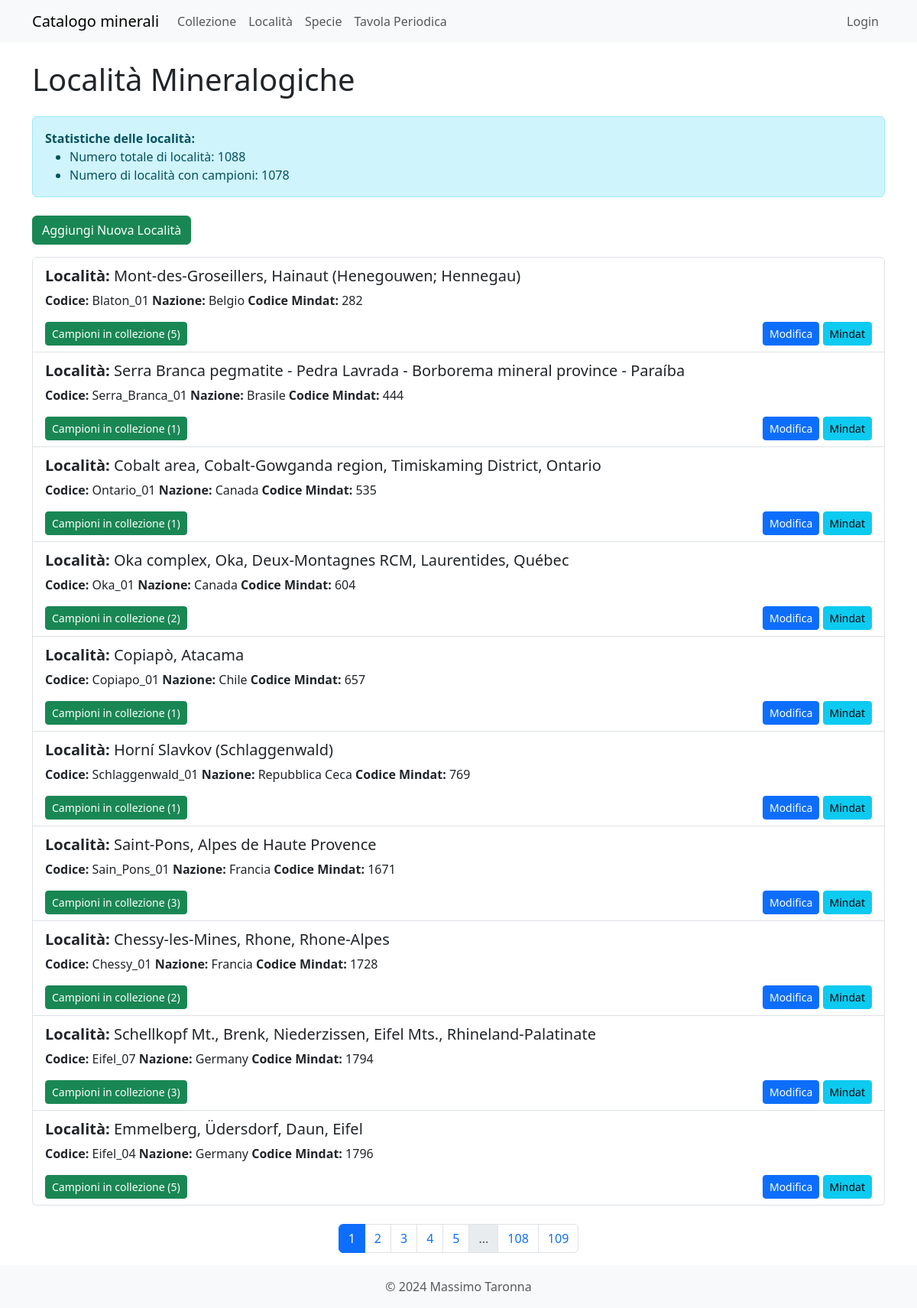
/localita, run on the app's committed database.
### models.py (models this page shows)
class Localita(db.Model, SerializerMixin):
    id = db.Column(db.Integer, primary_key=True)
    cod_loc = db.Column(db.String(100), unique=True, nullable=False)
    cava_min = db.Column(db.String(255))
    loc_monte = db.Column(db.String(255))
    valle = db.Column(db.String(50))
    comune = db.Column(db.String(50))
    distr_pref = db.Column(db.String(50))
    provincia = db.Column(db.String(50))
    regione = db.Column(db.String(50))
    dipartimento = db.Column(db.String(50))
    stato = db.Column(db.String(50))
    nazione = db.Column(db.String(100))
    note = db.Column(db.Text)
    cod_mindat = db.Column(db.Integer)
    collezione = db.relationship('Collezione', backref='localita', lazy='dynamic')
    serialize_rules = ('-collezione',)

### app.py (the view)
@app.route('/localita')
def localita():
    page = request.args.get('page', 1, type=int)
    per_page = 10  # Numero di località per pagina
    pagination = Localita.query.order_by(Localita.cava_min).paginate(page=page, per_page=per_page, error_out=False)
    items = pagination.items
    total_localita = Localita.query.count()
    localita_con_campioni = db.session.query(Localita.id).join(Collezione).group_by(Localita.id).count()
    return render_template('localita.html',
                           items=items,
                           pagination=pagination,
                           total_localita=total_localita,
                           localita_con_campioni=localita_con_campioni)

### app.py (called while the page is built, shortened)
@app.before_request
def create_admin_user():
    global is_first_request

@app.context_processor
def inject_specie_valide():
    specie_valide_count = db.session.query(func.count(func.distinct(Collezione.specie_id))).filter(Collezione.specie_id.isnot(None)).scalar()
    return {'specie_valide': specie_valide_count}

### templates/localita.html (shortened to what this page needs)
{% extends "base.html" %}
{% block content %}
<h1 class="mb-4">Località Mineralogiche</h1>
<div class="alert alert-info mb-4">
    <strong>Statistiche delle località:</strong>
    <ul class="mb-0">
        <li>Numero totale di località: {{ total_localita }}</li>
        <li>Numero di località con campioni: {{ localita_con_campioni }}</li>
    </ul>
</div>
<a href="{{ url_for('new_localita') }}" class="btn btn-success mb-3">Aggiungi Nuova Località</a>
<div class="list-group">
    {% for localita in items %}
    <div class="list-group-item">
        <p class="mb-1">
            <h5><strong>Località:</strong> {{ localita.loc_monte }}<br></h5>
            <strong>Codice:</strong> {{ localita.cod_loc }}
            <strong>Nazione:</strong> {{ localita.nazione }}
            <strong>Codice Mindat:</strong> {{ localita.cod_mindat }}
        </p>
        <div class="d-flex justify-content-between align-items-center mt-3">
            <button class="btn btn-success btn-sm" type="button" data-bs-toggle="collapse" data-bs-target="#campioni{{ localita.id }}">
                Campioni in collezione ({{ localita.collezione.count() }})
            </button>
            <div>
                <a href="{{ url_for('edit_localita', id=localita.id) }}" class="btn btn-primary btn-sm">Modifica</a>
                {% if localita.cod_mindat %}
                <a href="https://www.mindat.org/loc-{{ localita.cod_mindat }}.html" class="btn btn-info btn-sm" target="_blank">Mindat</a>
                {% endif %}
            </div>
        </div>
    </div>
    {% endfor %}
</div>
{% if pagination %}
<nav aria-label="Page navigation" class="mt-4">
    <ul class="pagination justify-content-center">
        {% for page in pagination.iter_pages() %}
            {% if page %}
                <li class="page-item {{ 'active' if page == pagination.page else '' }}">
                    <a class="page-link" href="{{ url_for('localita', page=page) }}">{{ page }}</a>
                </li>
            {% else %}
                <li class="page-item disabled">
                    <span class="page-link">...</span>
                </li>
            {% endif %}
        {% endfor %}
    </ul>
</nav>
{% endif %}
{% endblock %}

### data on the page
Localita: loc_monte "Mont-des-Groseillers, Hainaut (Henegouwen; Hennegau)", cod_loc "Blaton_01", nazione "Belgio", cod_mindat "282", collezione.count "5"
Localita: loc_monte "Serra Branca pegmatite - Pedra Lavrada - Borborema mineral province - Paraíba", cod_loc "Serra_Branca_01", nazione "Brasile", cod_mindat "444", collezione.count "1"
Localita: loc_monte "Cobalt area, Cobalt-Gowganda region, Timiskaming District, Ontario", cod_loc "Ontario_01", nazione "Canada", cod_mindat "535", collezione.count "1"
Localita: loc_monte "Oka complex, Oka, Deux-Montagnes RCM, Laurentides, Québec", cod_loc "Oka_01", nazione "Canada", cod_mindat "604", collezione.count "2"
Localita: loc_monte "Copiapò, Atacama", cod_loc "Copiapo_01", nazione "Chile", cod_mindat "657", collezione.count "1"
Localita: loc_monte "Horní Slavkov (Schlaggenwald)", cod_loc "Schlaggenwald_01", nazione "Repubblica Ceca", cod_mindat "769", collezione.count "1"
Localita: loc_monte "Saint-Pons, Alpes de Haute Provence", cod_loc "Sain_Pons_01", nazione "Francia", cod_mindat "1671", collezione.count "3"
Localita: loc_monte "Chessy-les-Mines, Rhone, Rhone-Alpes", cod_loc "Chessy_01", nazione "Francia", cod_mindat "1728", collezione.count "2"
Localita: loc_monte "Schellkopf Mt., Brenk, Niederzissen, Eifel Mts., Rhineland-Palatinate", cod_loc "Eifel_07", nazione "Germany", cod_mindat "1794", collezione.count "3"
Localita: loc_monte "Emmelberg, Üdersdorf, Daun, Eifel", cod_loc "Eifel_04", nazione "Germany", cod_mindat "1796", collezione.count "5"

### other printed values
{{ total_localita }} "1088"
{{ localita_con_campioni }} "1078"
{{ page }} "1" "2" "3" "4" "5" "108" "109"
